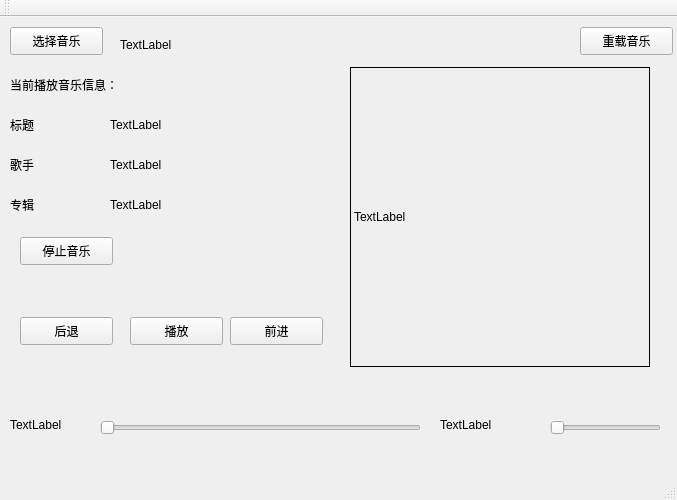
<?xml version="1.0" encoding="UTF-8"?>
<ui version="4.0">
 <class>MainWindow</class>
 <widget class="QMainWindow" name="MainWindow">
  <property name="geometry">
   <rect>
    <x>0</x>
    <y>0</y>
    <width>677</width>
    <height>500</height>
   </rect>
  </property>
  <property name="windowTitle">
   <string>MainWindow</string>
  </property>
  <widget class="QWidget" name="centralWidget">
   <widget class="QPushButton" name="btnPlayPause">
    <property name="geometry">
     <rect>
      <x>130</x>
      <y>300</y>
      <width>93</width>
      <height>28</height>
     </rect>
    </property>
    <property name="text">
     <string>播放</string>
    </property>
   </widget>
   <widget class="QPushButton" name="btnBack10">
    <property name="geometry">
     <rect>
      <x>20</x>
      <y>300</y>
      <width>93</width>
      <height>28</height>
     </rect>
    </property>
    <property name="text">
     <string>后退</string>
    </property>
   </widget>
   <widget class="QPushButton" name="btnForward10">
    <property name="geometry">
     <rect>
      <x>230</x>
      <y>300</y>
      <width>93</width>
      <height>28</height>
     </rect>
    </property>
    <property name="text">
     <string>前进</string>
    </property>
   </widget>
   <widget class="QSlider" name="songSlider">
    <property name="geometry">
     <rect>
      <x>100</x>
      <y>400</y>
      <width>321</width>
      <height>21</height>
     </rect>
    </property>
    <property name="orientation">
     <enum>Qt::Horizontal</enum>
    </property>
   </widget>
   <widget class="QPushButton" name="selectMusic">
    <property name="geometry">
     <rect>
      <x>10</x>
      <y>10</y>
      <width>93</width>
      <height>28</height>
     </rect>
    </property>
    <property name="text">
     <string>选择音乐</string>
    </property>
   </widget>
   <widget class="QLabel" name="labelSong">
    <property name="geometry">
     <rect>
      <x>120</x>
      <y>20</y>
      <width>451</width>
      <height>16</height>
     </rect>
    </property>
    <property name="text">
     <string>TextLabel</string>
    </property>
   </widget>
   <widget class="QSlider" name="horizontalSlider_2">
    <property name="geometry">
     <rect>
      <x>550</x>
      <y>400</y>
      <width>111</width>
      <height>22</height>
     </rect>
    </property>
    <property name="orientation">
     <enum>Qt::Horizontal</enum>
    </property>
   </widget>
   <widget class="QLabel" name="labelPicture">
    <property name="geometry">
     <rect>
      <x>350</x>
      <y>50</y>
      <width>300</width>
      <height>300</height>
     </rect>
    </property>
    <property name="frameShape">
     <enum>QFrame::Box</enum>
    </property>
    <property name="text">
     <string>TextLabel</string>
    </property>
   </widget>
   <widget class="QLabel" name="labelArtistTip">
    <property name="geometry">
     <rect>
      <x>10</x>
      <y>140</y>
      <width>72</width>
      <height>15</height>
     </rect>
    </property>
    <property name="text">
     <string>歌手</string>
    </property>
   </widget>
   <widget class="QLabel" name="labelTitleTip">
    <property name="geometry">
     <rect>
      <x>10</x>
      <y>100</y>
      <width>72</width>
      <height>15</height>
     </rect>
    </property>
    <property name="text">
     <string>标题</string>
    </property>
   </widget>
   <widget class="QLabel" name="labelArtist">
    <property name="geometry">
     <rect>
      <x>110</x>
      <y>140</y>
      <width>231</width>
      <height>16</height>
     </rect>
    </property>
    <property name="text">
     <string>TextLabel</string>
    </property>
   </widget>
   <widget class="QLabel" name="labelAlbumTip">
    <property name="geometry">
     <rect>
      <x>10</x>
      <y>180</y>
      <width>91</width>
      <height>16</height>
     </rect>
    </property>
    <property name="text">
     <string>专辑</string>
    </property>
   </widget>
   <widget class="QLabel" name="label_cur_time">
    <property name="geometry">
     <rect>
      <x>10</x>
      <y>400</y>
      <width>72</width>
      <height>15</height>
     </rect>
    </property>
    <property name="text">
     <string>TextLabel</string>
    </property>
   </widget>
   <widget class="QLabel" name="label_tot_time">
    <property name="geometry">
     <rect>
      <x>440</x>
      <y>400</y>
      <width>72</width>
      <height>15</height>
     </rect>
    </property>
    <property name="text">
     <string>TextLabel</string>
    </property>
   </widget>
   <widget class="QPushButton" name="btnStop">
    <property name="geometry">
     <rect>
      <x>20</x>
      <y>220</y>
      <width>93</width>
      <height>28</height>
     </rect>
    </property>
    <property name="text">
     <string>停止音乐</string>
    </property>
   </widget>
   <widget class="QLabel" name="labelTitle">
    <property name="geometry">
     <rect>
      <x>110</x>
      <y>100</y>
      <width>221</width>
      <height>16</height>
     </rect>
    </property>
    <property name="text">
     <string>TextLabel</string>
    </property>
   </widget>
   <widget class="QLabel" name="labelAlbumTip_2">
    <property name="geometry">
     <rect>
      <x>110</x>
      <y>180</y>
      <width>221</width>
      <height>16</height>
     </rect>
    </property>
    <property name="text">
     <string>TextLabel</string>
    </property>
   </widget>
   <widget class="QPushButton" name="reloadMusic">
    <property name="geometry">
     <rect>
      <x>580</x>
      <y>10</y>
      <width>93</width>
      <height>28</height>
     </rect>
    </property>
    <property name="text">
     <string>重载音乐</string>
    </property>
   </widget>
   <widget class="QLabel" name="labelCurrentInfo">
    <property name="geometry">
     <rect>
      <x>10</x>
      <y>60</y>
      <width>141</width>
      <height>16</height>
     </rect>
    </property>
    <property name="text">
     <string>当前播放音乐信息：</string>
    </property>
   </widget>
  </widget>
  <widget class="QMenuBar" name="menuBar">
   <property name="geometry">
    <rect>
     <x>0</x>
     <y>0</y>
     <width>677</width>
     <height>26</height>
    </rect>
   </property>
  </widget>
  <widget class="QToolBar" name="mainToolBar">
   <attribute name="toolBarArea">
    <enum>TopToolBarArea</enum>
   </attribute>
   <attribute name="toolBarBreak">
    <bool>false</bool>
   </attribute>
  </widget>
  <widget class="QStatusBar" name="statusBar"/>
 </widget>
 <layoutdefault spacing="6" margin="11"/>
 <resources/>
 <connections/>
</ui>
